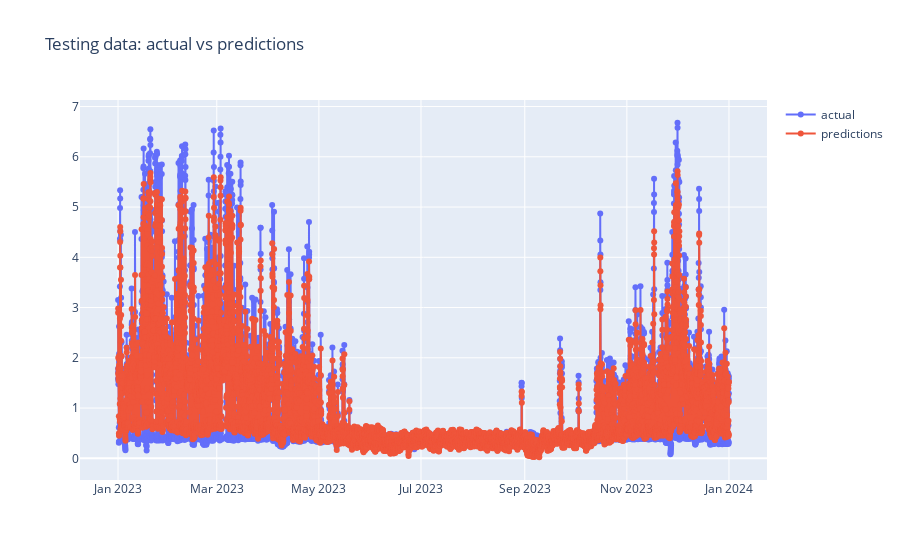

Notebook code for this chart:
### Code cell
predictions["y"] = main_data[main_data.index >= "2023-01-01"]["y"]
predictions = predictions.reset_index(drop=0)
predictions = predictions.rename(columns={"index": "time"})
# predictions[["pred", "y"]] = sh_target_scaler.inverse_transform(predictions[["pred", "y"]])

# neg_pred_pred = predictions[predictions["pred"] < 0]
# predictions.loc[predictions["pred"] <= 0.1, 'pred'] = predictions[predictions["y"] < 0.5]["y"].median()
plot_predictions(predictions, title_text="Testing data: actual vs predictions")

### Figure 1 — Plotly figure (JSON) as saved in the notebook; plotly's stock layout.template omitted (floating-point values rounded to 4 significant figures; data arrays with more than 128 entries replaced by an {"elided": "..."} marker saying what was removed)
{"data": [{"mode": "lines+markers", "name": "actual", "type": "scatter", "x": {"elided": "8759 str values"}, "y": {"elided": "8759 float values"}}, {"mode": "lines+markers", "name": "predictions", "type": "scatter", "x": {"elided": "8759 str values"}, "y": {"elided": "8759 float values"}}], "layout": {"title": {"text": "Testing data: actual vs predictions"}}}
